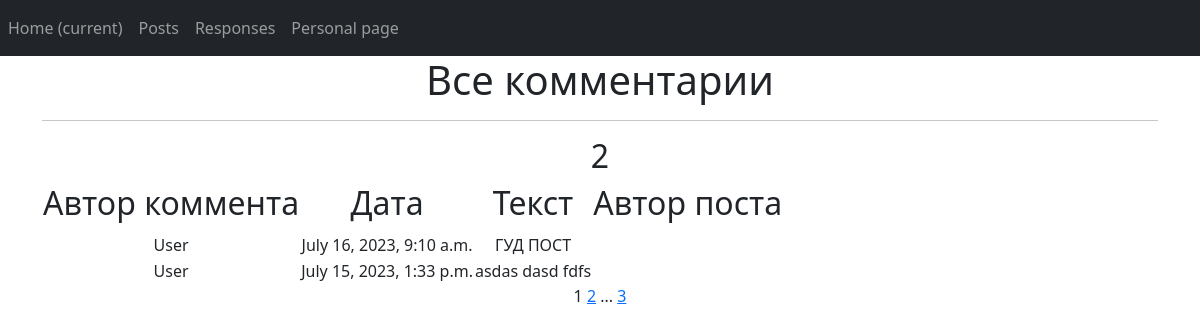
Screenshot of /posts/all_responses/ (signed in) with the database file from the repository.
### board/models.py (models this page shows)
class Response(models.Model):
    post = models.ForeignKey(Post, on_delete=models.CASCADE)
    user = models.ForeignKey(User, on_delete=models.CASCADE)
    text = models.TextField()
    resp_date = models.DateTimeField(auto_now_add=True)

### board/views.py (the view)
# urls.py: path('posts/all_responses/', AllResponseList.as_view(), name='response_list'),
class AllResponseList(LoginRequiredMixin, ListView):
    model = Response
    ordering = '-resp_date'
    template_name = 'response_list_all.html'
    context_object_name = 'response_list'
    paginate_by = 2

### templates/response_list_all.html (shortened to what this page needs)
{% extends 'flatpages/base.html' %}
{% block content %}
   <h1>Все комментарии </h1>
   <hr>
   {% if response_list %}
    <h2>{{response_list|length}}</h2>
       <table>
           <tr>
               <td><h2>Автор коммента</h2></td>
               <td><h2>Дата</h2></td>
               <td><h2>Текст</h2></td>
               <td><h2>Автор поста</h2></td>
           </tr>
           {% for response in response_list %}
           <tr>
               <td>{{ response.user }}</td>
               <td>{{ response.resp_date| date:'DATETIME_FORMAT' }}</td>
               <td>{{ response.text|truncatechars:50 }}</td>
               <td>{{ author.name }}</td>
           </tr>
           {% endfor %}
       </table>
   {% else %}
       <h2>Комментариев нет!</h2>
   {% endif %}
   {{ page_obj.number }}
   {% if page_obj.has_next %}
       <a href="?page={{ page_obj.next_page_number }}">{{ page_obj.next_page_number }}</a>
       {% if paginator.num_pages != page_obj.next_page_number %}
           ...
           <a href="?page={{ page_obj.paginator.num_pages }}">{{ page_obj.paginator.num_pages }}</a>
       {% endif %}
   {% endif %}
{% endblock content %}

### rows the page displays
Response: user "User", resp_date "July 16, 2023, 9:10 a.m.", text "ГУД ПОСТ"
Response: user "User", resp_date "July 15, 2023, 1:33 p.m.", text "asdas dasd fdfs"

### other values shown
{{ response_list|length }} "2"
{{ page_obj.number }} "1"
{{ page_obj.next_page_number }} "2"
{{ page_obj.paginator.num_pages }} "3"
